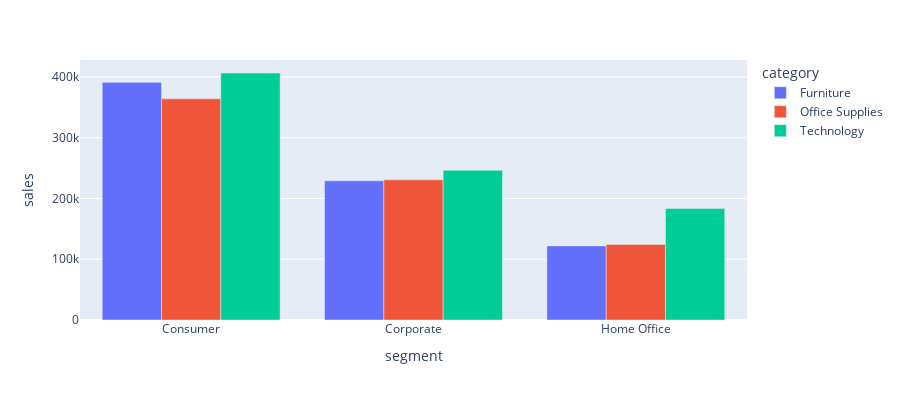

This figure's notebook cell:
### Code cell
import plotly.express as px
df = px.data.tips()
fig = px.bar(seg_vs_pro, x="segment", y="sales",
             color='category', barmode='group',
             height=400)
fig.show()

### Figure 1 — Plotly figure (JSON) as saved in the notebook; plotly's stock layout.template omitted (floating-point values rounded to 4 significant figures)
{"data": [{"alignmentgroup": "True", "hovertemplate": "category=Furniture<br>segment=%{x}<br>sales=%{y}<extra></extra>", "legendgroup": "Furniture", "marker": {"color": "#636efa"}, "name": "Furniture", "offsetgroup": "Furniture", "orientation": "v", "showlegend": true, "textposition": "auto", "type": "bar", "x": ["Consumer", "Corporate", "Home Office"], "xaxis": "x", "y": [391000.0, 229000.0, 121900.0], "yaxis": "y"}, {"alignmentgroup": "True", "hovertemplate": "category=Office Supplies<br>segment=%{x}<br>sales=%{y}<extra></extra>", "legendgroup": "Office Supplies", "marker": {"color": "#EF553B"}, "name": "Office Supplies", "offsetgroup": "Office Supplies", "orientation": "v", "showlegend": true, "textposition": "auto", "type": "bar", "x": ["Consumer", "Corporate", "Home Office"], "xaxis": "x", "y": [364000.0, 230700.0, 124400.0], "yaxis": "y"}, {"alignmentgroup": "True", "hovertemplate": "category=Technology<br>segment=%{x}<br>sales=%{y}<extra></extra>", "legendgroup": "Technology", "marker": {"color": "#00cc96"}, "name": "Technology", "offsetgroup": "Technology", "orientation": "v", "showlegend": true, "textposition": "auto", "type": "bar", "x": ["Consumer", "Corporate", "Home Office"], "xaxis": "x", "y": [406400.0, 246500.0, 183300.0], "yaxis": "y"}], "layout": {"barmode": "group", "height": 400, "legend": {"title": {"text": "category"}, "tracegroupgap": 0}, "margin": {"t": 60}, "xaxis": {"anchor": "y", "domain": [0, 1], "title": {"text": "segment"}}, "yaxis": {"anchor": "x", "domain": [0, 1], "title": {"text": "sales"}}}}
